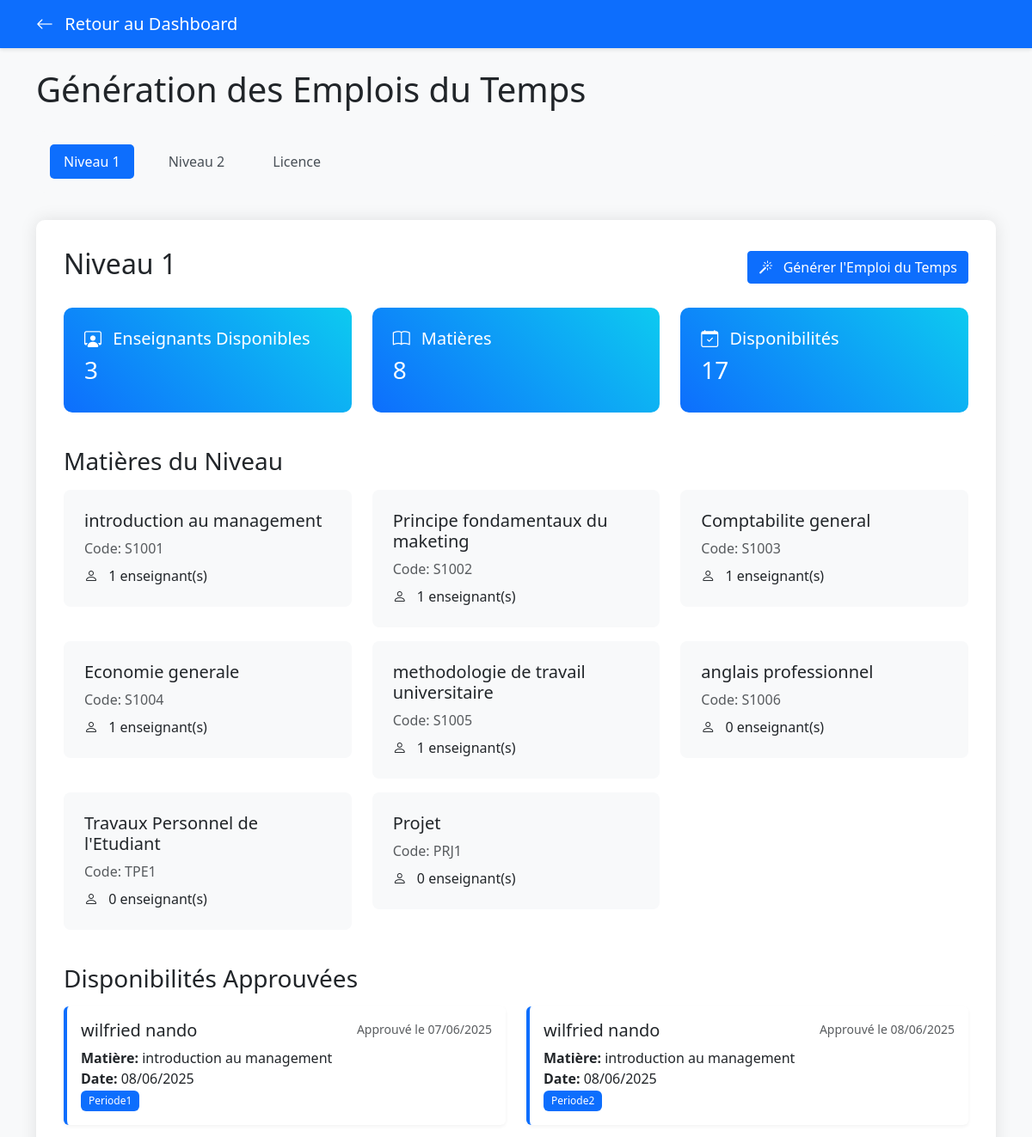
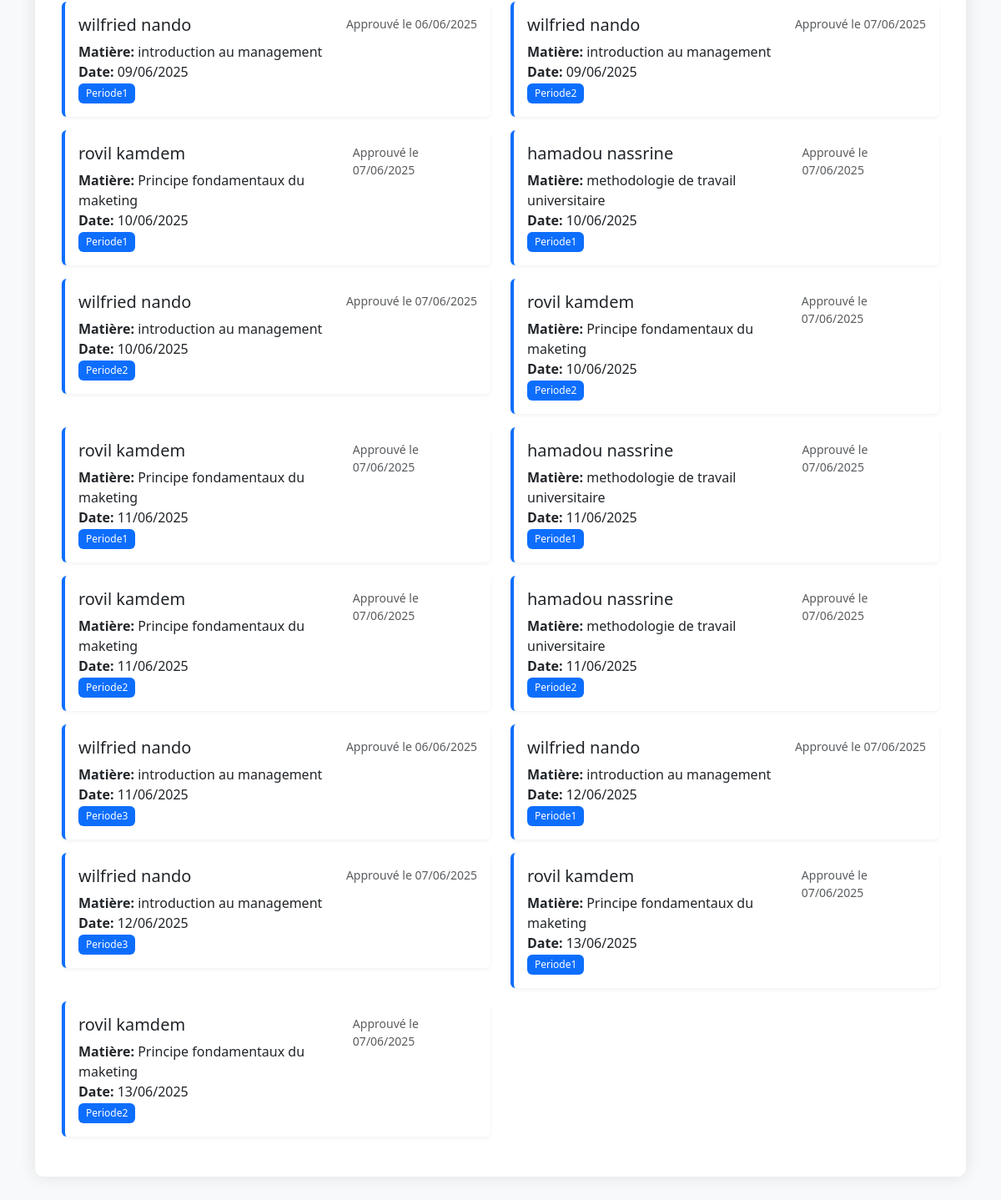
/academy/admin/generate_schedule.php?level_id=1 (signed in), run on the app's committed database (2 pictures, top to bottom).
### tables this page shows
CREATE TABLE IF NOT EXISTS `levels` (
  `id` int NOT NULL AUTO_INCREMENT,
  `name` varchar(50) NOT NULL,
  `has_filieres` tinyint(1) DEFAULT '0',
  PRIMARY KEY (`id`),
  UNIQUE KEY `name` (`name`)
);

CREATE TABLE IF NOT EXISTS `matieres` (
  `id` int NOT NULL AUTO_INCREMENT,
  `code` varchar(20) NOT NULL,
  `libelle` varchar(100) NOT NULL,
  `description` text,
  `nombre_heures` int DEFAULT '0',
  `level_id` int DEFAULT NULL,
  `date_creation` timestamp NULL DEFAULT CURRENT_TIMESTAMP,
  PRIMARY KEY (`id`),
  UNIQUE KEY `code_level` (`code`,`level_id`),
  KEY `level_id` (`level_id`)
);

CREATE TABLE IF NOT EXISTS `disponibilites_approuvees` (
  `id` int NOT NULL AUTO_INCREMENT,
  `disponibilite_id` int NOT NULL,
  `user_id` int NOT NULL,
  `date_dispo` date NOT NULL,
  `periode` enum('periode1','periode2','periode3') NOT NULL,
  `matiere_id` int NOT NULL,
  `level_id` int NOT NULL,
  `date_approbation` datetime NOT NULL,
  `approbateur_id` int NOT NULL,
  `statut` enum('confirmee','annulee') DEFAULT 'confirmee',
  `commentaire` text,
  `date_creation` datetime DEFAULT CURRENT_TIMESTAMP,
  `date_modification` datetime DEFAULT CURRENT_TIMESTAMP ON UPDATE CURRENT_TIMESTAMP,
  PRIMARY KEY (`id`),
  KEY `disponibilite_id` (`disponibilite_id`),
  KEY `matiere_id` (`matiere_id`),
  KEY `level_id` (`level_id`),
  KEY `approbateur_id` (`approbateur_id`),
  KEY `idx_date_dispo` (`date_dispo`),
  KEY `idx_user_id` (`user_id`),
  KEY `idx_statut` (`statut`)
);

CREATE TABLE IF NOT EXISTS `users` (
  `id` int NOT NULL AUTO_INCREMENT,
  `nom` varchar(50) NOT NULL,
  `prenom` varchar(50) NOT NULL,
  `email` varchar(100) NOT NULL,
  `password` varchar(255) NOT NULL,
  `role` enum('admin','enseignant','etudiant') NOT NULL,
  `level_id` int DEFAULT NULL,
  `specialization_id` int DEFAULT NULL,
  `date_creation` timestamp NULL DEFAULT CURRENT_TIMESTAMP,
  PRIMARY KEY (`id`),
  UNIQUE KEY `email` (`email`),
  KEY `fk_users_level` (`level_id`),
  KEY `fk_users_specialization` (`specialization_id`)
);

### academy/admin/generate_schedule.php (the view, shortened to what this page needs)
<?php
require_once '../config/database.php';
$level_id = isset($_GET['level_id']) ? intval($_GET['level_id']) : 0;
$stmt = $conn->query("SELECT * FROM levels ORDER BY id");
$levels = $stmt->fetchAll(PDO::FETCH_ASSOC);
$selected_level = null;
if ($level_id > 0) {
    $stmt = $conn->prepare("SELECT * FROM levels WHERE id = ?");
    $stmt->execute([$level_id]);
    $selected_level = $stmt->fetch(PDO::FETCH_ASSOC);
}
function getApprovedAvailabilities($conn, $level_id) {
    $stmt = $conn->prepare("
        SELECT
            da.*,
            u.nom as enseignant_nom,
            u.prenom as enseignant_prenom,
            m.libelle as matiere_nom,
            m.code as matiere_code
        FROM disponibilites_approuvees da
        JOIN users u ON da.user_id = u.id
        JOIN matieres m ON da.matiere_id = m.id
        WHERE da.level_id = ?
        AND da.statut = 'confirmee'
        ORDER BY da.date_dispo, da.periode
    ");
    $stmt->execute([$level_id]);
    return $stmt->fetchAll(PDO::FETCH_ASSOC);
}
function getSubjectsByLevel($conn, $level_id) {
    $stmt = $conn->prepare("
        SELECT
            m.*,
            COUNT(DISTINCT ts.user_id) as nombre_enseignants
        FROM matieres m
        LEFT JOIN teacher_subjects ts ON m.id = ts.matiere_id
        WHERE m.level_id = ?
        GROUP BY m.id
    ");
    $stmt->execute([$level_id]);
    return $stmt->fetchAll(PDO::FETCH_ASSOC);
}
?>
<!DOCTYPE html>
<html lang="fr">
<head>
    <link href="https://cdn.jsdelivr.net/npm/bootstrap@5.3.0/dist/css/bootstrap.min.css" rel="stylesheet">
    <link href="https://cdn.jsdelivr.net/npm/bootstrap-icons@1.7.2/font/bootstrap-icons.css" rel="stylesheet">
    <link href="../assets/css/style.css" rel="stylesheet">
</head>
<body>
    <nav class="navbar navbar-expand-lg navbar-dark bg-primary">
        <div class="container">
            <a class="navbar-brand" href="dashboard.php">
                <i class="bi bi-arrow-left"></i> Retour au Dashboard
            </a>
        </div>
    </nav>
    <div class="container mt-4">
        <h1 class="mb-4">Génération des Emplois du Temps</h1>
        <div class="level-nav">
            <div class="row">
                <?php foreach($levels as $level): ?>
                    <div class="col-auto">
                        <a href="?level_id=<?php echo $level['id']; ?>"
                           class="nav-link <?php echo ($level_id == $level['id']) ? 'active' : ''; ?>">
                            <?php echo htmlspecialchars($level['name']); ?>
                        </a>
                    </div>
                <?php endforeach; ?>
            </div>
        </div>
        <?php if($selected_level): ?>
            <div class="level-content">
                <div class="d-flex justify-content-between align-items-center mb-4">
                    <h2><?php echo htmlspecialchars($selected_level['name']); ?></h2>
                    <button class="btn btn-primary generate-btn" data-level-id="<?php echo $selected_level['id']; ?>">
                        <i class="bi bi-magic"></i> Générer l'Emploi du Temps
                    </button>
                </div>
                <div class="row mb-4">
                    <?php
                    $availabilities = getApprovedAvailabilities($conn, $selected_level['id']);
                    $subjects = getSubjectsByLevel($conn, $selected_level['id']);
                    $total_teachers = count(array_unique(array_column($availabilities, 'user_id')));
                    $total_subjects = count($subjects);
                    $total_availabilities = count($availabilities);
                    ?>
                    <div class="col-md-4">
                        <div class="stats-card">
                            <h5><i class="bi bi-person-workspace"></i> Enseignants Disponibles</h5>
                            <h3><?php echo $total_teachers; ?></h3>
                        </div>
                    </div>
                    <div class="col-md-4">
                        <div class="stats-card">
                            <h5><i class="bi bi-book"></i> Matières</h5>
                            <h3><?php echo $total_subjects; ?></h3>
                        </div>
                    </div>
                    <div class="col-md-4">
                        <div class="stats-card">
                            <h5><i class="bi bi-calendar-check"></i> Disponibilités</h5>
                            <h3><?php echo $total_availabilities; ?></h3>
                        </div>
                    </div>
                </div>
                <h3 class="mb-3">Matières du Niveau</h3>
                <div class="row">
                    <?php foreach($subjects as $subject): ?>
                        <div class="col-md-4">
                            <div class="subject-card">
                                <h5><?php echo htmlspecialchars($subject['libelle']); ?></h5>
                                <p class="text-muted mb-2">Code: <?php echo htmlspecialchars($subject['code']); ?></p>
                                <p class="mb-0">
                                    <i class="bi bi-person"></i>
                                    <?php echo $subject['nombre_enseignants']; ?> enseignant(s)
                                </p>
                            </div>
                        </div>
                    <?php endforeach; ?>
                </div>
                <h3 class="mb-3 mt-4">Disponibilités Approuvées</h3>
                <div class="row">
                    <?php foreach($availabilities as $availability): ?>
                        <div class="col-md-6">
                            <div class="card availability-card">
                                <div class="card-body">
                                    <div class="d-flex justify-content-between align-items-start">
                                        <div>
                                            <h5 class="card-title">
                                                <?php echo htmlspecialchars($availability['enseignant_prenom'] . ' ' . $availability['enseignant_nom']); ?>
                                            </h5>
                                            <p class="card-text">
                                                <strong>Matière:</strong> <?php echo htmlspecialchars($availability['matiere_nom']); ?><br>
                                                <strong>Date:</strong> <?php echo date('d/m/Y', strtotime($availability['date_dispo'])); ?><br>
                                                <span class="badge bg-primary">
                                                    <?php echo ucfirst($availability['periode']); ?>
                                                </span>
                                            </p>
                                        </div>
                                        <small class="text-muted">
                                            Approuvé le <?php echo date('d/m/Y', strtotime($availability['date_approbation'])); ?>
                                        </small>
                                    </div>
                                </div>
                            </div>
                        </div>
                    <?php endforeach; ?>
                </div>
            </div>
        <?php else: ?>
            <div class="alert alert-info">
                Veuillez sélectionner un niveau pour voir ses informations et générer son emploi du temps.
            </div>
        <?php endif; ?>
    </div>
</body>
</html>

### academy/assets/css/style.css (style rules this page uses)
body { background-color: #f8f9fa; }
.navbar { box-shadow: 0 2px 4px rgba(0,0,0,.1); }
.card { box-shadow: 0 2px 4px rgba(0,0,0,.05); border: none; margin-bottom: 20px; }
.btn { border-radius: 4px; }
.btn-primary { background-color: #0d6efd; border-color: #0d6efd; }
.badge { padding: 0.5em 0.75em; font-weight: 500; }
.bi { margin-right: 8px; }

### academy/admin/generate_schedule.php (style rules this page uses)
.level-nav { background: #f8f9fa; padding: 1rem; border-radius: 10px; margin-bottom: 2rem; }
.level-nav .nav-link { color: #495057; padding: 0.5rem 1rem; border-radius: 5px; transition: all 0.3s ease; }
.level-nav .nav-link.active { background: #0d6efd; color: white; }
.level-content { background: #fff; border-radius: 10px; box-shadow: 0 0 20px rgba(0,0,0,0.1); padding: 2rem; margin-bottom: 2rem; opacity: 0; transform: translateY(20px); animation: fadeInUp 0.5s ease forwards; }
.stats-card { background: linear-gradient(45deg, #0d6efd, #0dcaf0); color: white; border-radius: 10px; padding: 1.5rem; margin-bottom: 1rem; transition: all 0.3s ease; }
.subject-card { background: #f8f9fa; border-radius: 8px; padding: 1.5rem; margin-bottom: 1rem; transition: all 0.3s ease; }
.availability-card { border-left: 4px solid #0d6efd; margin-bottom: 1rem; transition: all 0.3s ease; }
.generate-btn { position: relative; overflow: hidden; transition: all 0.3s ease; }
.generate-btn::after { content: ''; position: absolute; top: 50%; left: 50%; width: 0; height: 0; background: rgba(255,255,255,0.2); border-radius: 50%; transform: translate(-50%, -50%); transition: width 0.6s, height 0.6s; }

### data on the page
levels: name "Niveau 1"
levels: name "Niveau 2"
levels: name "Licence"
matieres: libelle "introduction au management", code "S1001", nombre_enseignants "1"
matieres: libelle "Principe fondamentaux du maketing", code "S1002", nombre_enseignants "1"
matieres: libelle "Comptabilite general", code "S1003", nombre_enseignants "1"
matieres: libelle "Economie generale", code "S1004", nombre_enseignants "1"
matieres: libelle "methodologie de travail universitaire", code "S1005", nombre_enseignants "1"
matieres: libelle "anglais professionnel", code "S1006", nombre_enseignants "0"
matieres: libelle "Travaux Personnel de l'Etudiant", code "TPE1", nombre_enseignants "0"
matieres: libelle "Projet", code "PRJ1", nombre_enseignants "0"
disponibilites_approuvees: user.nom "wilfried nando", matiere.libelle "introduction au management", date_dispo "08/06/2025", periode "Periode1", date_approbation "07/06/2025"
disponibilites_approuvees: user.nom "wilfried nando", matiere.libelle "introduction au management", date_dispo "08/06/2025", periode "Periode2", date_approbation "08/06/2025"
disponibilites_approuvees: user.nom "wilfried nando", matiere.libelle "introduction au management", date_dispo "09/06/2025", periode "Periode1", date_approbation "06/06/2025"
disponibilites_approuvees: user.nom "wilfried nando", matiere.libelle "introduction au management", date_dispo "09/06/2025", periode "Periode2", date_approbation "07/06/2025"
disponibilites_approuvees: user.nom "rovil kamdem", matiere.libelle "Principe fondamentaux du maketing", date_dispo "10/06/2025", periode "Periode1", date_approbation "07/06/2025"
disponibilites_approuvees: user.nom "hamadou nassrine", matiere.libelle "methodologie de travail universitaire", date_dispo "10/06/2025", periode "Periode1", date_approbation "07/06/2025"
disponibilites_approuvees: user.nom "wilfried nando", matiere.libelle "introduction au management", date_dispo "10/06/2025", periode "Periode2", date_approbation "07/06/2025"
disponibilites_approuvees: user.nom "rovil kamdem", matiere.libelle "Principe fondamentaux du maketing", date_dispo "10/06/2025", periode "Periode2", date_approbation "07/06/2025"
disponibilites_approuvees: user.nom "rovil kamdem", matiere.libelle "Principe fondamentaux du maketing", date_dispo "11/06/2025", periode "Periode1", date_approbation "07/06/2025"
disponibilites_approuvees: user.nom "hamadou nassrine", matiere.libelle "methodologie de travail universitaire", date_dispo "11/06/2025", periode "Periode1", date_approbation "07/06/2025"
disponibilites_approuvees: user.nom "rovil kamdem", matiere.libelle "Principe fondamentaux du maketing", date_dispo "11/06/2025", periode "Periode2", date_approbation "07/06/2025"
disponibilites_approuvees: user.nom "hamadou nassrine", matiere.libelle "methodologie de travail universitaire", date_dispo "11/06/2025", periode "Periode2", date_approbation "07/06/2025"
disponibilites_approuvees: user.nom "wilfried nando", matiere.libelle "introduction au management", date_dispo "11/06/2025", periode "Periode3", date_approbation "06/06/2025"
disponibilites_approuvees: user.nom "wilfried nando", matiere.libelle "introduction au management", date_dispo "12/06/2025", periode "Periode1", date_approbation "07/06/2025"
disponibilites_approuvees: user.nom "wilfried nando", matiere.libelle "introduction au management", date_dispo "12/06/2025", periode "Periode3", date_approbation "07/06/2025"
disponibilites_approuvees: user.nom "rovil kamdem", matiere.libelle "Principe fondamentaux du maketing", date_dispo "13/06/2025", periode "Periode1", date_approbation "07/06/2025"
disponibilites_approuvees: user.nom "rovil kamdem", matiere.libelle "Principe fondamentaux du maketing", date_dispo "13/06/2025", periode "Periode2", date_approbation "07/06/2025"

### other printed values
$total_teachers "3"
$total_subjects "8"
$total_availabilities "17"
